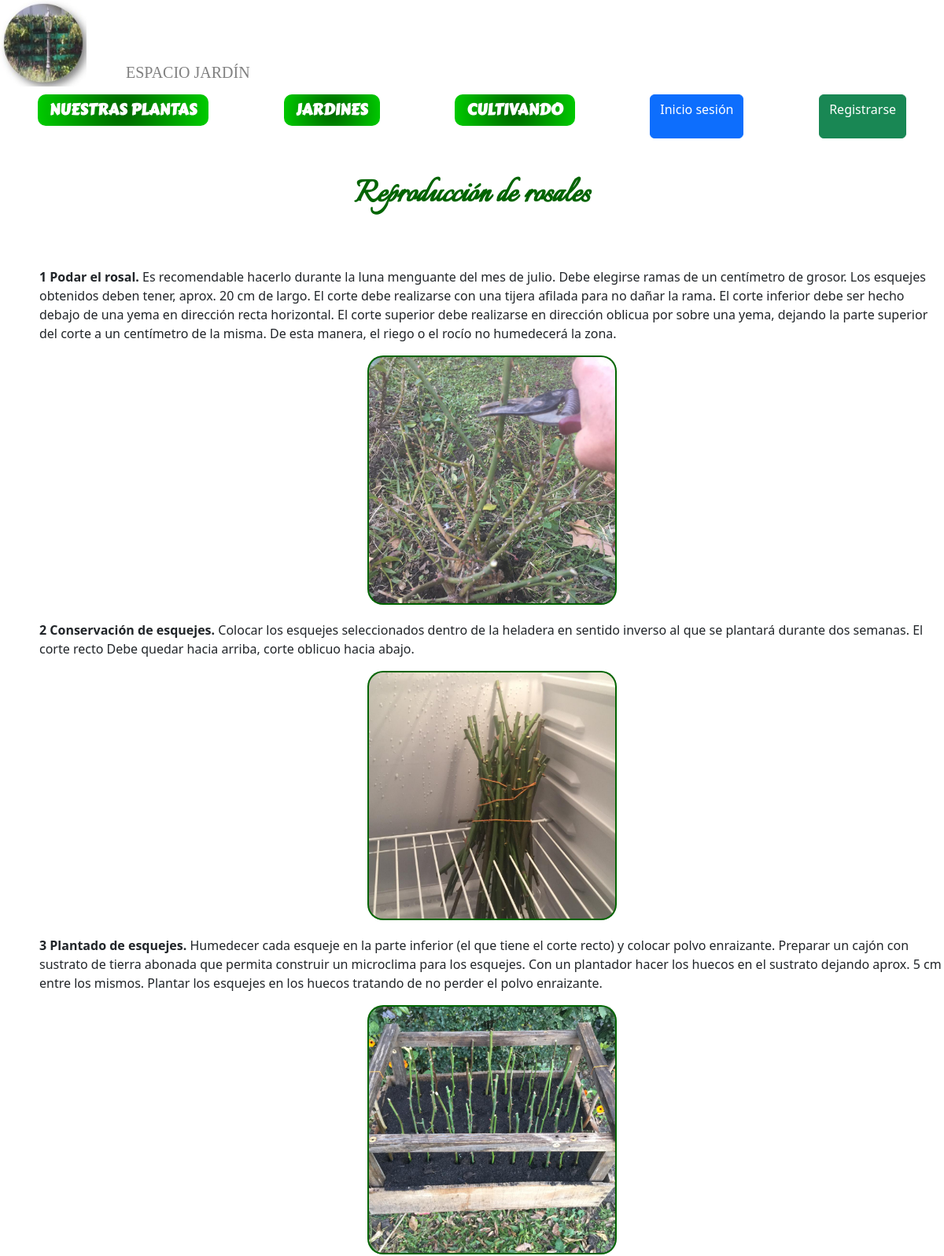
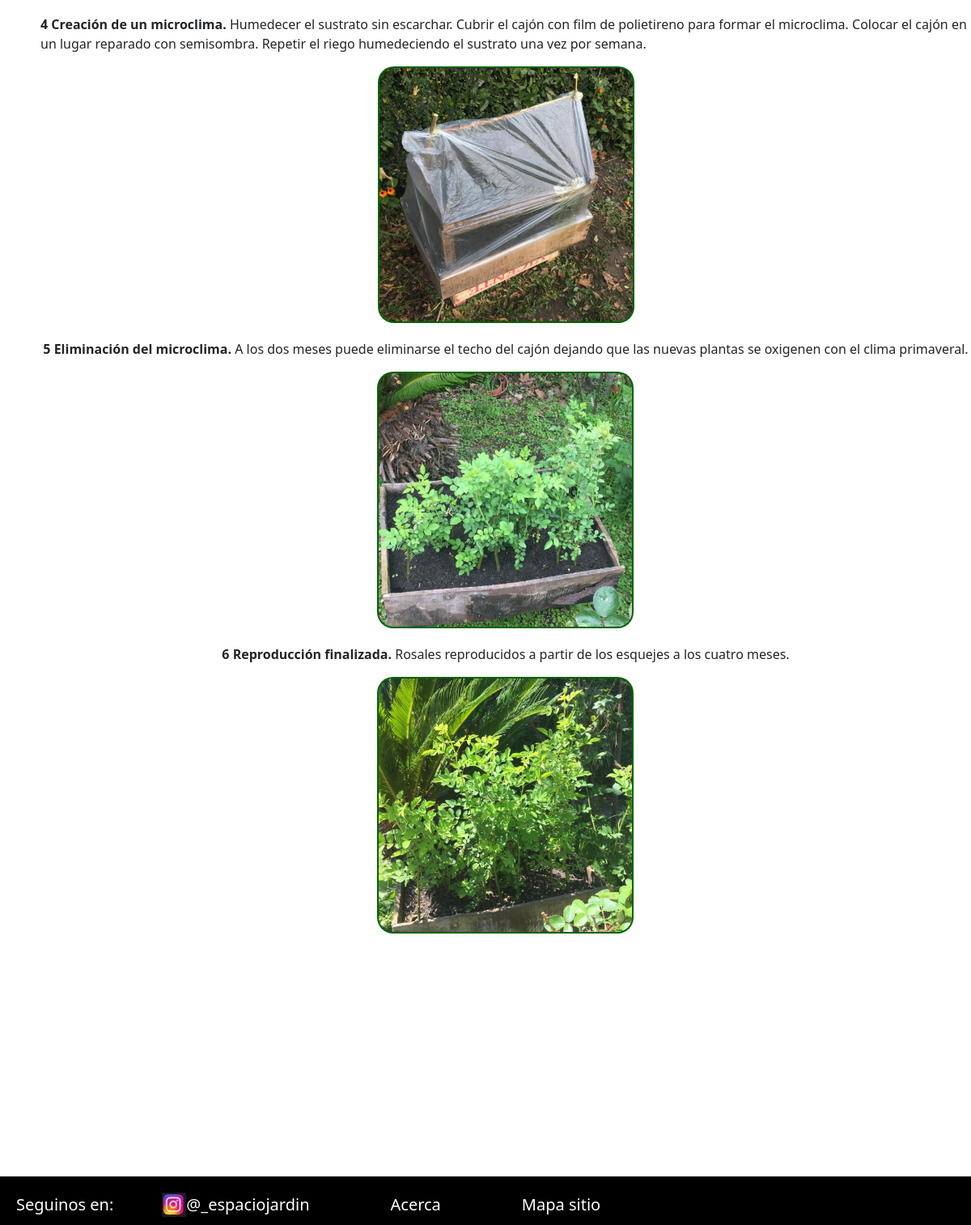
The app's page /rosales/ with its own data (2 pictures, top to bottom).
### catalogos/models.py (models this page shows, shortened)
class Reproduccion (models.Model):
    nombre = models.CharField(max_length=50)
    paso_numero = models.IntegerField()
    paso_nombre = models.CharField(max_length=50)
    paso_descripcion = models.CharField(max_length=1000)
    paso_image = models.CharField(max_length=50)
    class Meta:
        verbose_name = 'Reproducción'
        verbose_name_plural = 'Reproducción'
        ordering = ["nombre","paso_numero"]

### catalogos/views.py (the view)
# urls.py: path('rosales/',rosales,name="rosales"),
def rosales(request):
    reprRosales = Reproduccion.objects.filter(nombre__icontains="rosales")
    contexto = {"reprRosales": reprRosales}
    return render(request,"catalogos/reprRosales.html",contexto)

### catalogos/templates/catalogos/reprRosales.html
{% extends "catalogos/index.html" %}
    {% load static %}
    {% block contenido %}
        <div class="contenedorTituloPagina">
            <h2 class="tituloPagina__NoIndex">Reproducción de rosales</h2>
        </div>
        <section class="contenedorFotoPlantas">
            {% for c in reprRosales %}
                <article class="contenedorFotoPlantas_Art">
                    <p><b>{{ c.paso_numero }} {{c.paso_nombre}}.</b> {{c.paso_descripcion}}</p>
                    <img class="fotoCultivando" src="{% static 'assets/' %}{{c.paso_image}}" alt="{{ c.paso_nombre }}" />
                </article>
            {% endfor %}
        </section>
    {% endblock contenido %}

### catalogos/static/css/styles.css (style rules this page uses)
.contenedorFotoPlantas { display: flex; flex-direction: row; justify-content: space-evenly; align-items: center; flex-wrap: wrap; margin-left: 50px; }
.contenedorFotoPlantas p { margin-top: 0px; }
.contenedorFotoPlantas_Art { display: flex; flex-direction: column; justify-content: center; align-items: center; }
.contenedorFotoPlantas_Art p { margin-top: 20px; }
.contenedorTituloPagina { display: flex; justify-content: center; margin-top: 0px; }
.fotoCultivando, .fotoJardines__Ubicacion { width: 317px; height: 317px; background-color: #006400; border: 1px; border-radius: 20px; margin-top: 0px; margin-bottom: 0px; text-align: center; padding: 2px; color: white; }
.tituloPagina__NoIndex { font-size: 48px; font-family: "Italianno-Regular"; font-weight: bold; color: darkgreen; margin-top: 0px; margin-bottom: 0px; }

### records on screen
Reproduccion: paso_numero "1", paso_nombre "Podar el rosal", paso_descripcion "Es recomendable hacerlo durante la luna menguante del mes de julio. Debe elegirse ramas de un centímetro de grosor. Los esquejes obtenidos deben tener, aprox. 20 cm de largo. El corte debe realizarse con una tijera afilada para no dañar la rama. El corte inferior debe ser hecho debajo de una yema en dirección recta horizontal. El corte superior debe realizarse en dirección oblicua por sobre una yema, dejando la parte superior del corte a un centímetro de la misma. De esta manera, el riego o el rocío no humedecerá la zona.", paso_image (picture)
Reproduccion: paso_numero "2", paso_nombre "Conservación de esquejes", paso_descripcion "Colocar los esquejes seleccionados dentro de la heladera en sentido inverso al que se plantará durante dos semanas. El corte recto Debe quedar hacia arriba, corte oblicuo hacia abajo.", paso_image (picture)
Reproduccion: paso_numero "3", paso_nombre "Plantado de esquejes", paso_descripcion "Humedecer cada esqueje en la parte inferior (el que tiene el corte recto) y colocar polvo enraizante. Preparar un cajón con sustrato de tierra abonada que permita construir un microclima para los esquejes. Con un plantador hacer los huecos en el sustrato dejando aprox. 5 cm entre los mismos. Plantar los esquejes en los huecos tratando de no perder el polvo enraizante.", paso_image (picture)
Reproduccion: paso_numero "4", paso_nombre "Creación de un microclima", paso_descripcion "Humedecer el sustrato sin escarchar. Cubrir el cajón con film de polietireno para formar el microclima. Colocar el cajón en un lugar reparado con semisombra. Repetir el riego humedeciendo el sustrato una vez por semana.", paso_image (picture)
Reproduccion: paso_numero "5", paso_nombre "Eliminación del microclima", paso_descripcion "A los dos meses puede eliminarse el techo del cajón dejando que las nuevas plantas se oxigenen con el clima primaveral.", paso_image (picture)
Reproduccion: paso_numero "6", paso_nombre "Reproducción finalizada", paso_descripcion "Rosales reproducidos a partir de los esquejes a los cuatro meses.", paso_image (picture)
